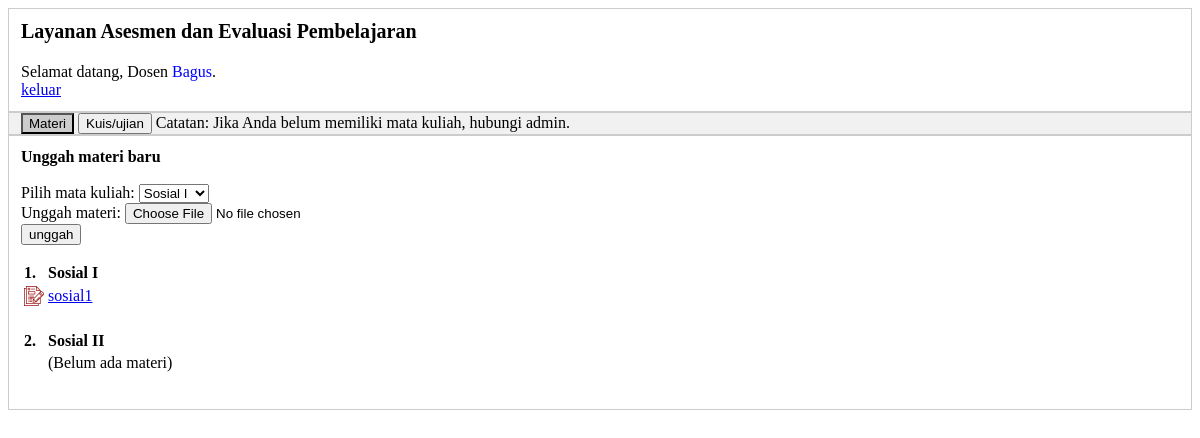
The page /teacher.php (signed in) on the database its author committed.
### tables this page shows
CREATE TABLE `course` (
  `id` int(1) NOT NULL,
  `teacher_id` int(1) DEFAULT NULL,
  `sks` int(11) NOT NULL,
  `course` varchar(50) DEFAULT NULL
);

CREATE TABLE `teachingFile` (
  `id` int(11) NOT NULL,
  `course_id` int(11) NOT NULL,
  `file` varchar(255) NOT NULL
);

### teacher.php (the view, shortened to what this page needs)
<link rel="stylesheet" href="style.css">
<div class="header">
<?php
  include("config.php");
  echo "<p class='logo'>Layanan Asesmen dan Evaluasi Pembelajaran</p>";
  echo "Selamat datang, Dosen ";
  echo "<span style='color:blue'>".$_SESSION[user]."</span>.<br>";
  echo "<a href='logout.php'>keluar</a><br>";
?>
</div>
<div class="tab">
  <div class="left">
    <button class="tablinks active" onclick="openTab(event, 'materi')">Materi</button>
    <button class="tablinks" onclick="openTab(event, 'ujian')">Kuis/ujian</button>
    Catatan: Jika Anda belum memiliki mata kuliah, hubungi admin.
  </div>
</div>
<div id="materi" class="tabcontent" style="display:block">
<?php
  $sql = "select course.id, course.course
          from course
          where course.teacher_id = $_SESSION[id]";
  $result = mysqli_query($db,$sql);
  $course = array();
  while($row = mysqli_fetch_assoc($result))
  { $course[] = $row; }
  $i = 1;
  if(empty($course))
  { echo "(Belum ada mata kuliah)";  }
  else
  { echo "<b>Unggah materi baru</b><br><br>";
    echo "<form action='uploadfile.php' method='POST' enctype='multipart/form-data'>";
    echo "<label for='course'>Pilih mata kuliah: </label>";
    echo "<select name='course' id='course' name='course'>";
    foreach($course as $y)
    { echo "<option value='".$y[id]."'>".$y[course]."</option>";  }
    echo "<select><br>";
    echo "<label for='file'>Unggah materi: </label>";
    echo "<input type='file' id='file' name='file'><br>";
    echo "<input type='submit' value='unggah'>";
    echo "</form>";
    echo "<table>";
    foreach($course as $course)
    {
      echo "<tr><td><b>".$i.". "."</b></td>";
      echo "<td><b>".$course[course]."</b></td></tr>";
      $sql = "select id, file from teachingFile where course_id = $course[id]";
      $result = mysqli_query($db,$sql);
      $file = array();
      while($row = mysqli_fetch_assoc($result))
      { $file[] = $row; }
      if(empty($file))
      { echo "<tr><td></td><td>(Belum ada materi)</td></tr>"; }
      else
      { foreach($file as $file)
        { echo "<tr><td><img src='se.png'></td>";
          echo "<td><a href='material/".$file[file]."'>".$file[file]."</a></td></tr>";
        }
      }
      echo "<tr><td>&nbsp;</td></tr>";
      $i++;
    }
    echo "</table>";
  }
?>
</div>

### style.css (style rules this page uses)
.tab { overflow: hidden; border: 1px solid #ccc; background-color: #f1f1f1; }
.tab button.active { background-color: #ccc; }
.tabcontent { padding: 12px; border: 1px solid #ccc; }
.left { margin-left: 12px; }
.header { padding: 12px; border: 1px solid #ccc; }
* { box-sizing: border-box; }
.logo { margin-top: -1px; font-size: 20px; font-weight: bold; }

### rows shown on the page
course: course "Sosial I"
teachingfile: file "sosial1"
course: course "Sosial II", shows "(Belum ada materi)"

### other values the page prints
$_SESSION[user] "Bagus"
form field course "Sosial I"
